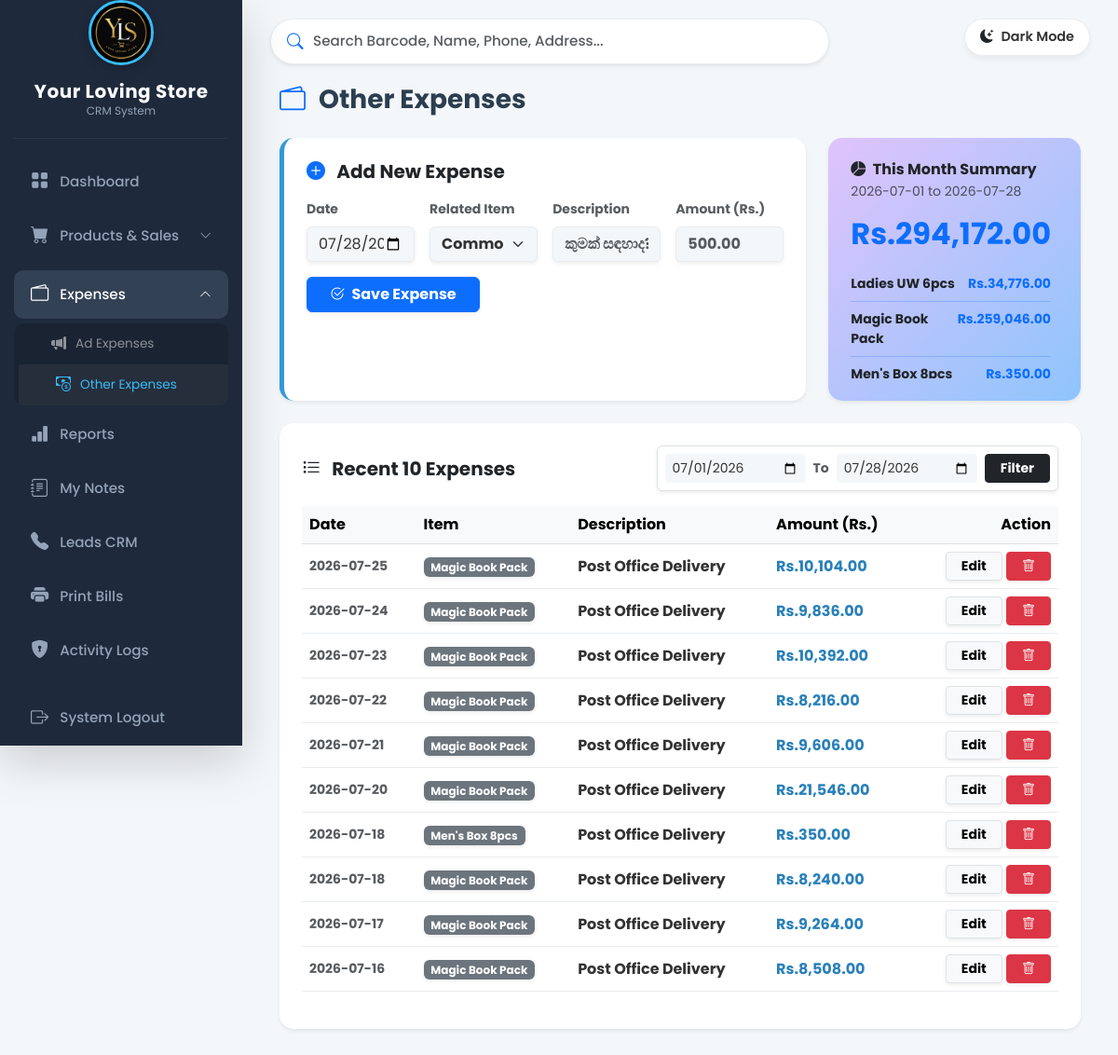
The page /other_expenses (signed in) on the database its author committed.
### tables this page shows
CREATE TABLE other_expenses (id INTEGER PRIMARY KEY AUTOINCREMENT, description TEXT NOT NULL, amount REAL NOT NULL, expense_date DATE NOT NULL, item_name TEXT);

### app.py (the view, shortened to what this page needs)
@app.route('/other_expenses', methods=['GET', 'POST'])
def other_expenses():
    if 'username' not in session: return redirect(url_for('login'))
    conn = sqlite3.connect('/var/data/database.db')
    cursor = conn.cursor()
    today = get_sl_today()
    today_str = today.strftime('%Y-%m-%d')
    first_day_str = today.replace(day=1).strftime('%Y-%m-%d')
    start_date = request.args.get('start_date', first_day_str)
    end_date = request.args.get('end_date', today_str)
    is_filtered = 'start_date' in request.args
    cursor.execute("SELECT id, item_name FROM items ORDER BY item_name ASC")
    items = cursor.fetchall()
    cursor.execute("SELECT item_name, SUM(amount) FROM other_expenses WHERE expense_date BETWEEN ? AND ? GROUP BY item_name", (start_date, end_date))
    item_totals = cursor.fetchall()
    total_amount = sum([row[1] for row in item_totals])
    if is_filtered:
        cursor.execute("SELECT * FROM other_expenses WHERE expense_date BETWEEN ? AND ? ORDER BY expense_date DESC, id DESC", (start_date, end_date))
    else:
        cursor.execute("SELECT * FROM other_expenses ORDER BY expense_date DESC, id DESC LIMIT 10")
    all_expenses = cursor.fetchall()
    conn.close()
    return render_template('other_expenses.html', expenses=all_expenses, items=items, today_date=today_str,
                           start_date=start_date, end_date=end_date, item_totals=item_totals,
                           total_amount=total_amount, is_filtered=is_filtered)

### app.py (called while the page is built)
def get_sl_today():
    sl_time = datetime.utcnow() + timedelta(hours=5, minutes=30)
    return sl_time

@app.before_request
def make_session_permanent():
    session.permanent = True
    session.modified = True

@app.template_filter('format_currency')
def format_currency(value):
    try: return f"Rs.{float(value):,.2f}"
    except: return value

### templates/other_expenses.html (shortened to what this page needs)
{% extends 'base.html' %}
{% block content %}
<div class="d-flex justify-content-between align-items-center mb-4">
    <h3 class="fw-bold mb-0" style="color: #2c3e50;"><i class="bi bi-wallet2 text-primary me-2"></i> Other Expenses</h3>
</div>
<div class="row g-4 mb-4">
    <div class="col-lg-8">
        <div class="card p-4 shadow-sm border-0 h-100" style="border-radius: 15px; border-left: 5px solid #3498db !important;">
            <h5 class="fw-bold mb-3 text-dark"><i class="bi bi-plus-circle-fill text-primary me-2"></i> Add New Expense</h5>
            <form action="/other_expenses" method="POST" class="row g-3 align-items-end">
                <div class="col-md-3">
                    <label class="form-label fw-bold small text-muted">Date</label>
                    <input type="date" class="form-control shadow-sm" name="expense_date" value="{{ today_date }}" required>
                </div>
                <div class="col-md-3">
                    <label class="form-label fw-bold small text-muted">Related Item</label>
                    <select class="form-select shadow-sm fw-bold" name="item_name" required>
                        <option value="Common" selected>Common (පොදු)</option>
                    </select>
                </div>
                <div class="col-md-3">
                    <label class="form-label fw-bold small text-muted">Description</label>
                    <input type="text" class="form-control shadow-sm fw-bold" name="description" placeholder="කුමක් සඳහාද?" required>
                </div>
                <div class="col-md-3">
                    <label class="form-label fw-bold small text-muted">Amount (Rs.)</label>
                    <input type="number" step="0.01" class="form-control shadow-sm text-primary fw-bold" name="amount" placeholder="500.00" required>
                </div>
                <div class="col-12 mt-3">
                    <button type="submit" class="btn btn-primary fw-bold shadow-sm px-4"><i class="bi bi-check2-circle me-1"></i> Save Expense</button>
                </div>
            </form>
        </div>
    </div>
    <div class="col-lg-4">
        <div class="card p-4 shadow-sm border-0 h-100" style="background: linear-gradient(135deg, #e0c3fc 0%, #8ec5fc 100%); border-radius: 15px;">
            <h6 class="fw-bold text-dark mb-1">
                <i class="bi bi-pie-chart-fill me-1"></i> {% if is_filtered %}Filtered Summary{% else %}This Month Summary{% endif %}
            </h6>
            <small class="text-dark mb-3 d-block opacity-75">{{ start_date }} to {{ end_date }}</small>
            <h2 class="fw-bold text-primary mb-3">{{ total_amount | format_currency }}</h2>
            <div class="mt-auto pe-2" style="max-height: 120px; overflow-y: auto;">
                {% for item in item_totals %}
                <div class="d-flex justify-content-between border-bottom border-primary border-opacity-25 py-2">
                    <span class="text-dark fw-bold small">{{ item[0] }}</span>
                    <span class="text-primary fw-bold small">{{ item[1] | format_currency }}</span>
                </div>
                {% endfor %}
            </div>
        </div>
    </div>
</div>
<div class="card p-4 shadow-sm border-0" style="border-radius: 15px;">
    <div class="d-flex flex-wrap justify-content-between align-items-center mb-3 gap-3">
        <h5 class="fw-bold mb-0 text-dark">
            <i class="bi bi-list-task me-2"></i>
            {% if is_filtered %}Filtered Records{% else %}Recent 10 Expenses{% endif %}
        </h5>
        <form action="/other_expenses" method="GET" class="d-flex gap-2 align-items-center bg-light p-2 rounded shadow-sm border">
            <input type="date" class="form-control form-control-sm border-0" name="start_date" value="{{ start_date }}" required>
            <span class="fw-bold text-muted small">To</span>
            <input type="date" class="form-control form-control-sm border-0" name="end_date" value="{{ end_date }}" required>
            <button type="submit" class="btn btn-dark btn-sm fw-bold px-3">Filter</button>
        </form>
    </div>
    <div class="table-responsive">
        <table class="table table-hover align-middle">
            <thead class="table-light text-muted">
                <tr>
                    <th>Date</th>
                    <th>Item</th>
                    <th>Description</th>
                    <th>Amount (Rs.)</th>
                    <th class="text-end">Action</th>
                </tr>
            </thead>
            <tbody>
                {% for exp in expenses %}
                <tr>
                    <td class="fw-bold text-muted small">{{ exp[3] }}</td>
                    <td><span class="badge bg-secondary shadow-sm">{{ exp[4] if exp[4] else 'Common' }}</span></td>
                    <td class="fw-bold">{{ exp[1] }}</td>
                    <td style="color: #2980b9; font-weight: bold;">{{(exp[2])|format_currency }}</td>
                    <td class="text-end">
                        <button type="button" class="btn btn-sm btn-light border fw-bold px-3 shadow-sm" data-bs-toggle="modal" data-bs-target="#editOtherExp{{ exp[0] }}">Edit</button>
                        <a href="/delete_other_expense/{{ exp[0] }}" class="btn btn-sm btn-danger px-3 shadow-sm" onclick="return confirm('මෙය මකන්නද?');"><i class="bi bi-trash"></i></a>
                    </td>
                </tr>
                {% endfor %}
            </tbody>
        </table>
    </div>
</div>
{% endblock %}

### templates/base.html (style rules this page uses)
:root { --bg-body: #f4f7fa; --sidebar-bg: #1e293b; --sidebar-hover: #334155; --sidebar-text: #94a3b8; --sidebar-text-active: #ffffff; --card-bg: #ffffff; --text-main: #333333; --text-muted: #6c757d; --border-color: #e9ecef; --shadow-sm: 0 4px 6px rgba(0,0,0,0.05); }
body { background-color: var(--bg-body); color: var(--text-main); font-family: 'Poppins', sans-serif; transition: background-color 0.3s ease, color 0.3s ease; overflow-x: hidden; overscroll-behavior-y: none; }
.table-responsive { overflow-x: auto; -webkit-overflow-scrolling: touch; scrollbar-width: thin; }
.card, .modal-content { background-color: var(--card-bg); border-color: var(--border-color); color: var(--text-main); }
.bg-white, .bg-light { background-color: var(--card-bg) !important; }
.table { --bs-table-bg: var(--card-bg); --bs-table-color: var(--text-main); --bs-table-border-color: var(--border-color); --bs-table-hover-bg: var(--sidebar-hover); }
.form-control, .form-select { background-color: var(--bg-body); color: var(--text-main); border: 1px solid var(--border-color); }

### rows shown on the page
other_expenses: expense_date "2026-07-25", item_name "Magic Book Pack", description "Post Office Delivery", amount "Rs.10,104.00"
other_expenses: expense_date "2026-07-24", item_name "Magic Book Pack", description "Post Office Delivery", amount "Rs.9,836.00"
other_expenses: expense_date "2026-07-23", item_name "Magic Book Pack", description "Post Office Delivery", amount "Rs.10,392.00"
other_expenses: expense_date "2026-07-22", item_name "Magic Book Pack", description "Post Office Delivery", amount "Rs.8,216.00"
other_expenses: expense_date "2026-07-21", item_name "Magic Book Pack", description "Post Office Delivery", amount "Rs.9,606.00"
other_expenses: expense_date "2026-07-20", item_name "Magic Book Pack", description "Post Office Delivery", amount "Rs.21,546.00"
other_expenses: expense_date "2026-07-18", item_name "Men's Box 8pcs", description "Post Office Delivery", amount "Rs.350.00"
other_expenses: expense_date "2026-07-18", item_name "Magic Book Pack", description "Post Office Delivery", amount "Rs.8,240.00"
other_expenses: expense_date "2026-07-17", item_name "Magic Book Pack", description "Post Office Delivery", amount "Rs.9,264.00"
other_expenses: expense_date "2026-07-16", item_name "Magic Book Pack", description "Post Office Delivery", amount "Rs.8,508.00"

### other values the page prints
{{ start_date }} "2026-07-01"
{{ end_date }} "2026-07-28"
{{ total_amount | format_currency }} "Rs.294,172.00"
{{ item[0] }} "Ladies UW 6pcs" "Magic Book Pack" "Men's Box 8pcs"
{{ item[1] | format_currency }} "Rs.34,776.00" "Rs.259,046.00" "Rs.350.00"
